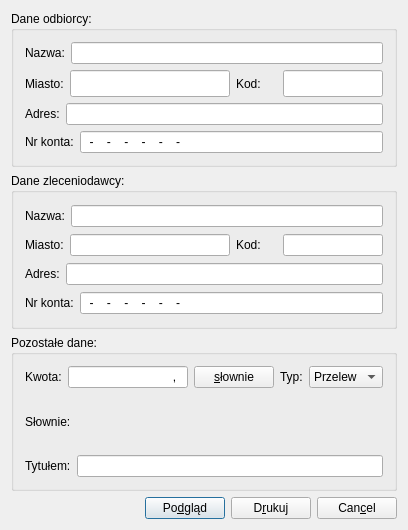
<ui version="4.0" >
 <class>Form6</class>
 <widget class="QDialog" name="Form6" >
  <property name="geometry" >
   <rect>
    <x>0</x>
    <y>0</y>
    <width>408</width>
    <height>530</height>
   </rect>
  </property>
  <property name="windowTitle" >
   <string>Drukuj przelew</string>
  </property>
  <layout class="QGridLayout" >
   <item row="0" column="0" >
    <widget class="Q3GroupBox" name="groupBox3" >
     <property name="title" >
      <string>Dane odbiorcy: </string>
     </property>
     <layout class="QGridLayout" >
      <item row="3" column="0" colspan="2" >
       <layout class="QHBoxLayout" >
        <item>
         <widget class="QLabel" name="textLabel5" >
          <property name="text" >
           <string>Nr konta:</string>
          </property>
          <property name="wordWrap" >
           <bool>false</bool>
          </property>
         </widget>
        </item>
        <item>
         <widget class="QLineEdit" name="accountEdit2" >
          <property name="inputMask" >
           <string>99-9999-9999-9999-9999-9999-9999; </string>
          </property>
         </widget>
        </item>
       </layout>
      </item>
      <item row="2" column="0" colspan="2" >
       <layout class="QHBoxLayout" >
        <item>
         <widget class="QLabel" name="textLabel2" >
          <property name="text" >
           <string>Adres:</string>
          </property>
          <property name="wordWrap" >
           <bool>false</bool>
          </property>
         </widget>
        </item>
        <item>
         <widget class="QLineEdit" name="addressEdit2" />
        </item>
       </layout>
      </item>
      <item row="0" column="0" colspan="2" >
       <layout class="QHBoxLayout" >
        <item>
         <widget class="QLabel" name="textLabel1" >
          <property name="text" >
           <string>Nazwa:</string>
          </property>
          <property name="wordWrap" >
           <bool>false</bool>
          </property>
         </widget>
        </item>
        <item>
         <widget class="QLineEdit" name="nameEdit2" />
        </item>
       </layout>
      </item>
      <item row="1" column="1" >
       <layout class="QHBoxLayout" >
        <item>
         <widget class="QLabel" name="textLabel4" >
          <property name="text" >
           <string>Kod:</string>
          </property>
          <property name="wordWrap" >
           <bool>false</bool>
          </property>
         </widget>
        </item>
        <item>
         <widget class="QLineEdit" name="codeEdit2" >
          <property name="maximumSize" >
           <size>
            <width>100</width>
            <height>32767</height>
           </size>
          </property>
         </widget>
        </item>
       </layout>
      </item>
      <item row="1" column="0" >
       <layout class="QHBoxLayout" >
        <item>
         <widget class="QLabel" name="textLabel3" >
          <property name="text" >
           <string>Miasto:</string>
          </property>
          <property name="wordWrap" >
           <bool>false</bool>
          </property>
         </widget>
        </item>
        <item>
         <widget class="QLineEdit" name="placeEdit2" >
          <property name="minimumSize" >
           <size>
            <width>160</width>
            <height>0</height>
           </size>
          </property>
          <property name="maximumSize" >
           <size>
            <width>160</width>
            <height>32767</height>
           </size>
          </property>
         </widget>
        </item>
       </layout>
      </item>
     </layout>
    </widget>
   </item>
   <item row="1" column="0" >
    <widget class="Q3GroupBox" name="groupBox2" >
     <property name="title" >
      <string>Dane zleceniodawcy: </string>
     </property>
     <layout class="QGridLayout" >
      <item row="1" column="0" >
       <layout class="QHBoxLayout" >
        <item>
         <widget class="QLabel" name="textLabel3_2" >
          <property name="text" >
           <string>Miasto:</string>
          </property>
          <property name="wordWrap" >
           <bool>false</bool>
          </property>
         </widget>
        </item>
        <item>
         <widget class="QLineEdit" name="placeEdit" >
          <property name="minimumSize" >
           <size>
            <width>160</width>
            <height>0</height>
           </size>
          </property>
         </widget>
        </item>
       </layout>
      </item>
      <item row="3" column="0" colspan="2" >
       <layout class="QHBoxLayout" >
        <item>
         <widget class="QLabel" name="textLabel5_2" >
          <property name="text" >
           <string>Nr konta:</string>
          </property>
          <property name="wordWrap" >
           <bool>false</bool>
          </property>
         </widget>
        </item>
        <item>
         <widget class="QLineEdit" name="accountEdit" >
          <property name="inputMask" >
           <string>99-9999-9999-9999-9999-9999-9999; </string>
          </property>
         </widget>
        </item>
       </layout>
      </item>
      <item row="2" column="0" colspan="2" >
       <layout class="QHBoxLayout" >
        <item>
         <widget class="QLabel" name="textLabel2_2" >
          <property name="text" >
           <string>Adres:</string>
          </property>
          <property name="wordWrap" >
           <bool>false</bool>
          </property>
         </widget>
        </item>
        <item>
         <widget class="QLineEdit" name="addressEdit" />
        </item>
       </layout>
      </item>
      <item row="0" column="0" colspan="2" >
       <layout class="QHBoxLayout" >
        <item>
         <widget class="QLabel" name="textLabel1_2" >
          <property name="text" >
           <string>Nazwa:</string>
          </property>
          <property name="wordWrap" >
           <bool>false</bool>
          </property>
         </widget>
        </item>
        <item>
         <widget class="QLineEdit" name="nameEdit" />
        </item>
       </layout>
      </item>
      <item row="1" column="1" >
       <layout class="QHBoxLayout" >
        <item>
         <widget class="QLabel" name="textLabel4_2" >
          <property name="text" >
           <string>Kod:</string>
          </property>
          <property name="wordWrap" >
           <bool>false</bool>
          </property>
         </widget>
        </item>
        <item>
         <widget class="QLineEdit" name="codeEdit" >
          <property name="maximumSize" >
           <size>
            <width>100</width>
            <height>32767</height>
           </size>
          </property>
         </widget>
        </item>
       </layout>
      </item>
     </layout>
    </widget>
   </item>
   <item row="2" column="0" >
    <widget class="Q3GroupBox" name="groupBox1" >
     <property name="title" >
      <string>Pozostałe dane: </string>
     </property>
     <layout class="QGridLayout" >
      <item row="2" column="0" colspan="2" >
       <layout class="QHBoxLayout" >
        <item>
         <widget class="QLabel" name="textLabel7" >
          <property name="text" >
           <string>Tytułem:</string>
          </property>
          <property name="wordWrap" >
           <bool>false</bool>
          </property>
         </widget>
        </item>
        <item>
         <widget class="QLineEdit" name="lineEdit17" >
          <property name="text" >
           <string/>
          </property>
         </widget>
        </item>
       </layout>
      </item>
      <item row="0" column="0" >
       <layout class="QHBoxLayout" >
        <item>
         <widget class="QLabel" name="textLabel3_3" >
          <property name="text" >
           <string>Kwota:</string>
          </property>
          <property name="wordWrap" >
           <bool>false</bool>
          </property>
         </widget>
        </item>
        <item>
         <layout class="QHBoxLayout" >
          <item>
           <widget class="QLineEdit" name="kwotaEdit" >
            <property name="inputMask" >
             <string>999999,99; </string>
            </property>
            <property name="text" >
             <string>,</string>
            </property>
            <property name="alignment" >
             <set>Qt::AlignRight</set>
            </property>
           </widget>
          </item>
          <item>
           <widget class="QPushButton" name="slownieButton" >
            <property name="focusPolicy" >
             <enum>Qt::NoFocus</enum>
            </property>
            <property name="text" >
             <string>&amp;słownie</string>
            </property>
            <property name="shortcut" >
             <string>Alt+S</string>
            </property>
           </widget>
          </item>
         </layout>
        </item>
       </layout>
      </item>
      <item row="0" column="1" >
       <layout class="QHBoxLayout" >
        <item>
         <widget class="QLabel" name="textLabel6" >
          <property name="text" >
           <string>Typ:</string>
          </property>
          <property name="wordWrap" >
           <bool>false</bool>
          </property>
         </widget>
        </item>
        <item>
         <widget class="QComboBox" name="comboBox1" >
          <item>
           <property name="text" >
            <string>Przelew</string>
           </property>
          </item>
          <item>
           <property name="text" >
            <string>Wpłata</string>
           </property>
          </item>
         </widget>
        </item>
       </layout>
      </item>
      <item row="1" column="0" colspan="2" >
       <layout class="QHBoxLayout" >
        <item>
         <widget class="QLabel" name="textLabel4_3" >
          <property name="maximumSize" >
           <size>
            <width>60</width>
            <height>32767</height>
           </size>
          </property>
          <property name="text" >
           <string>Słownie:</string>
          </property>
          <property name="wordWrap" >
           <bool>false</bool>
          </property>
         </widget>
        </item>
        <item>
         <widget class="QLabel" name="slownieLbl" >
          <property name="text" >
           <string/>
          </property>
          <property name="alignment" >
           <set>Qt::AlignLeading|Qt::AlignLeft|Qt::AlignVCenter</set>
          </property>
          <property name="wordWrap" >
           <bool>false</bool>
          </property>
         </widget>
        </item>
       </layout>
      </item>
     </layout>
    </widget>
   </item>
   <item row="3" column="0" >
    <layout class="QHBoxLayout" >
     <item>
      <spacer>
       <property name="orientation" >
        <enum>Qt::Horizontal</enum>
       </property>
       <property name="sizeType" >
        <enum>QSizePolicy::Expanding</enum>
       </property>
       <property name="sizeHint" >
        <size>
         <width>108</width>
         <height>20</height>
        </size>
       </property>
      </spacer>
     </item>
     <item>
      <widget class="QPushButton" name="ppriviewButton" >
       <property name="text" >
        <string>Po&amp;dgląd</string>
       </property>
       <property name="shortcut" >
        <string>Alt+D</string>
       </property>
      </widget>
     </item>
     <item>
      <widget class="QPushButton" name="okButton" >
       <property name="text" >
        <string>D&amp;rukuj</string>
       </property>
       <property name="shortcut" >
        <string>Alt+R</string>
       </property>
      </widget>
     </item>
     <item>
      <widget class="QPushButton" name="cancelButton" >
       <property name="text" >
        <string>Can&amp;cel</string>
       </property>
       <property name="shortcut" >
        <string>Alt+C</string>
       </property>
      </widget>
     </item>
    </layout>
   </item>
  </layout>
 </widget>
 <layoutdefault spacing="6" margin="11" />
 <pixmapfunction>qPixmapFromMimeSource</pixmapfunction>
 <customwidgets>
  <customwidget>
   <class>Q3GroupBox</class>
   <extends>QGroupBox</extends>
   <header>Qt3Support/Q3GroupBox</header>
   <container>1</container>
  </customwidget>
 </customwidgets>
 <tabstops>
  <tabstop>nameEdit2</tabstop>
  <tabstop>placeEdit2</tabstop>
  <tabstop>codeEdit2</tabstop>
  <tabstop>addressEdit2</tabstop>
  <tabstop>accountEdit2</tabstop>
  <tabstop>nameEdit</tabstop>
  <tabstop>placeEdit</tabstop>
  <tabstop>codeEdit</tabstop>
  <tabstop>addressEdit</tabstop>
  <tabstop>accountEdit</tabstop>
  <tabstop>kwotaEdit</tabstop>
  <tabstop>comboBox1</tabstop>
  <tabstop>lineEdit17</tabstop>
  <tabstop>okButton</tabstop>
  <tabstop>cancelButton</tabstop>
  <tabstop>slownieButton</tabstop>
 </tabstops>
 <resources/>
 <connections>
  <connection>
   <sender>cancelButton</sender>
   <signal>clicked()</signal>
   <receiver>Form6</receiver>
   <slot>close()</slot>
   <hints>
    <hint type="sourcelabel" >
     <x>20</x>
     <y>20</y>
    </hint>
    <hint type="destinationlabel" >
     <x>20</x>
     <y>20</y>
    </hint>
   </hints>
  </connection>
  <connection>
   <sender>slownieButton</sender>
   <signal>clicked()</signal>
   <receiver>Form6</receiver>
   <slot>slownie()</slot>
   <hints>
    <hint type="sourcelabel" >
     <x>20</x>
     <y>20</y>
    </hint>
    <hint type="destinationlabel" >
     <x>20</x>
     <y>20</y>
    </hint>
   </hints>
  </connection>
  <connection>
   <sender>kwotaEdit</sender>
   <signal>textChanged(QString)</signal>
   <receiver>Form6</receiver>
   <slot>kwotaKeyDown()</slot>
   <hints>
    <hint type="sourcelabel" >
     <x>20</x>
     <y>20</y>
    </hint>
    <hint type="destinationlabel" >
     <x>20</x>
     <y>20</y>
    </hint>
   </hints>
  </connection>
  <connection>
   <sender>okButton</sender>
   <signal>clicked()</signal>
   <receiver>Form6</receiver>
   <slot>print_dlg()</slot>
   <hints>
    <hint type="sourcelabel" >
     <x>20</x>
     <y>20</y>
    </hint>
    <hint type="destinationlabel" >
     <x>20</x>
     <y>20</y>
    </hint>
   </hints>
  </connection>
  <connection>
   <sender>comboBox1</sender>
   <signal>activated(int)</signal>
   <receiver>Form6</receiver>
   <slot>makeWplata()</slot>
   <hints>
    <hint type="sourcelabel" >
     <x>20</x>
     <y>20</y>
    </hint>
    <hint type="destinationlabel" >
     <x>20</x>
     <y>20</y>
    </hint>
   </hints>
  </connection>
  <connection>
   <sender>ppriviewButton</sender>
   <signal>clicked()</signal>
   <receiver>Form6</receiver>
   <slot>ppriview()</slot>
   <hints>
    <hint type="sourcelabel" >
     <x>20</x>
     <y>20</y>
    </hint>
    <hint type="destinationlabel" >
     <x>20</x>
     <y>20</y>
    </hint>
   </hints>
  </connection>
 </connections>
</ui>
